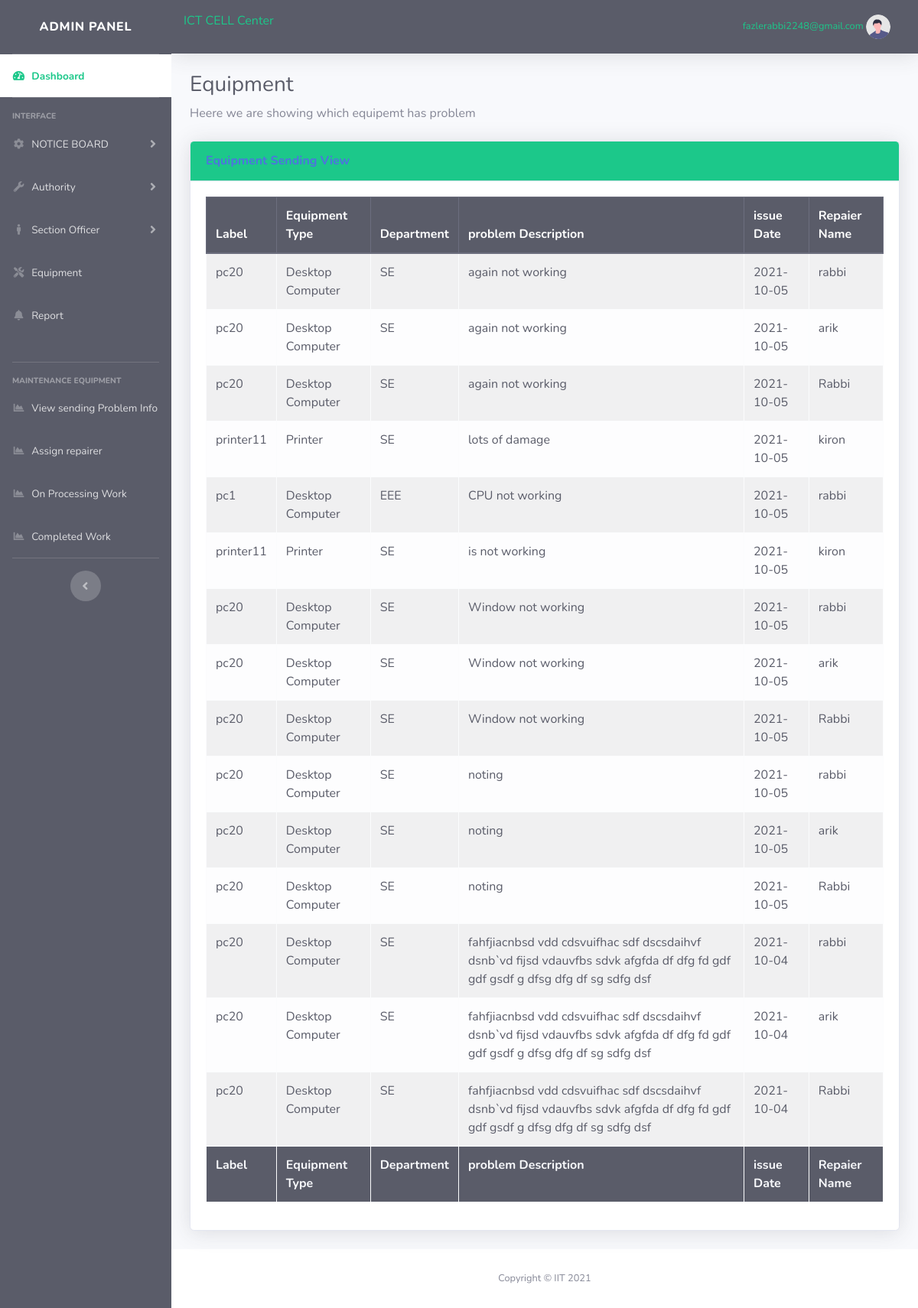
Screenshot of /adminpanel/complete-work.php (signed in) with the database file from the repository.
### tables this page shows
CREATE TABLE `completework` (
  `completed_id` int(100) NOT NULL,
  `EquipmentID` int(100) NOT NULL,
  `prob_id` int(100) NOT NULL,
  `repair_name` varchar(100) NOT NULL
);

CREATE TABLE `equipment` (
  `EquipmentID` int(11) NOT NULL,
  `Label` varchar(50) NOT NULL,
  `Equipment_Type` varchar(70) NOT NULL,
  `included_date` date NOT NULL,
  `expire_date` date NOT NULL,
  `Department` varchar(70) NOT NULL
);

CREATE TABLE `equipmmentproblem` (
  `prob_id` int(11) NOT NULL,
  `EquipmentID` int(11) NOT NULL,
  `prob_desc` varchar(1000) NOT NULL,
  `issue_date` date NOT NULL
);

### adminpanel/complete-work.php (the view, shortened to what this page needs)
<?php  include("includes/header.php"); ?>
<?php  include("includes/navbar.php"); ?>
                <div class="container-fluid">
                    <h1 class="h3 mb-2 text-gray-800">Equipment  </h1>
                    <p class="mb-4">
                      Heere we are showing which equipemt has problem
                    </p>
                    <div class="card shadow mb-4">
                        <div class="card-header py-3 bg-success">
                            <h6 class="m-0 font-weight-bold text-primary">Equipment Sending View</h6>
                        </div>
                        <div class="card-body">
                                                          <table class="table table-bordered table-striped table-light" id="dataTable" width="100%" cellspacing="0">
                                    <thead class="thead-dark">
                                        <tr>
                                            <th>Label </th>
                                            <th>Equipment Type</th>
                                            <th>Department</th>
                                            <th>problem Description</th>
                                            <th>issue Date</th>
                                           <th>Repaier Name</th>
                                        </tr>
                                    </thead>
                                    <tfoot class="bg-dark">
                                        <tr class="text-light">
                                            <th>Label </th>
                                            <th>Equipment Type</th>
                                            <th>Department</th>
                                            <th>problem Description</th>
                                            <th>issue Date</th>
                                            <th>Repaier Name</th>
                                        </tr>
                                    </tfoot>
                                    <tbody>
                                         <?php  include("conn.php"); ?>
                                                  <?php
                                                     $sql= "select * from equipment e,equipmmentproblem p ,completework c where  e.EquipmentID=p.EquipmentID and c.EquipmentID=p.EquipmentID";
                                                      $Q=mysqli_query($conn,$sql);
                                                      while($data=mysqli_fetch_assoc($Q)){
                                                  ?>
                                                  <tr class="text-dark">
                                                      <td><?php echo $data['Label'];?></td>
                                                       <td><?php echo $data['Equipment_Type'];?></td>
                                                      <td><?php echo $data['Department']?></td>
                                                      <td><?= $data['prob_desc']; ?></td>
                                                      <td><?= $data['issue_date']; ?></td>
                                                     <td><?= $data['repair_name']; ?></td>
                                                    </tr>
                                                    <?php } ?>
                                    </tbody>
                                </table>
                     </div>
                     </div>
                     </div>
<?php  include("includes/footer.php"); ?>

### rows the page displays
completework: equipment.Label "pc20", equipment.Equipment_Type "Desktop Computer", equipment.Department "SE", prob.prob_desc "again not working", prob.issue_date "2021-10-05", repair_name "rabbi", equipmmentproblem.prob_desc "Window not working", equipmmentproblem.issue_date "2021-10-05", equipmmentproblem.prob_desc "noting", equipmmentproblem.prob_desc "fahfjiacnbsd vdd cdsvuifhac sdf dscsdaihvf dsnb`vd fijsd vdauvfbs sdvk afgfda df dfg fd gdf gdf gsdf g dfsg dfg df sg sdfg dsf", equipmmentproblem.issue_date "2021-10-04"
completework: equipment.Label "pc20", equipment.Equipment_Type "Desktop Computer", equipment.Department "SE", prob.prob_desc "again not working", prob.issue_date "2021-10-05", repair_name "arik", equipmmentproblem.prob_desc "Window not working", equipmmentproblem.issue_date "2021-10-05", equipmmentproblem.prob_desc "noting", equipmmentproblem.prob_desc "fahfjiacnbsd vdd cdsvuifhac sdf dscsdaihvf dsnb`vd fijsd vdauvfbs sdvk afgfda df dfg fd gdf gdf gsdf g dfsg dfg df sg sdfg dsf", equipmmentproblem.issue_date "2021-10-04"
completework: equipment.Label "pc20", equipment.Equipment_Type "Desktop Computer", equipment.Department "SE", equipmmentproblem.prob_desc "again not working", equipmmentproblem.issue_date "2021-10-05", repair_name "Rabbi", equipmmentproblem.prob_desc "Window not working", equipmmentproblem.prob_desc "noting", equipmmentproblem.prob_desc "fahfjiacnbsd vdd cdsvuifhac sdf dscsdaihvf dsnb`vd fijsd vdauvfbs sdvk afgfda df dfg fd gdf gdf gsdf g dfsg dfg df sg sdfg dsf", equipmmentproblem.issue_date "2021-10-04"
completework: equipment.Label "printer11", equipment.Equipment_Type "Printer", equipment.Department "SE", equipmmentproblem.prob_desc "lots of damage", equipmmentproblem.issue_date "2021-10-05", repair_name "kiron", equipmmentproblem.prob_desc "is not working"
completework: equipment.Label "pc1", equipment.Equipment_Type "Desktop Computer", equipment.Department "EEE", equipmmentproblem.prob_desc "CPU not working", equipmmentproblem.issue_date "2021-10-05", repair_name "rabbi"

### other values shown
$_SESSION['username'] "fazlerabbi2248@gmail.com"
